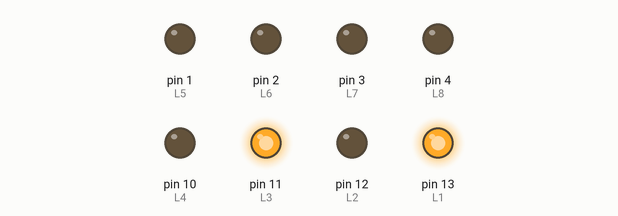
Recording of a sketch running on a simulated Arduino Uno, built with avr-gcc and run on an emulated ATmega328P. On the bench: output pins drawn as LEDs (lit = HIGH).

Above: at 0.2 s.
At 2.7 s:
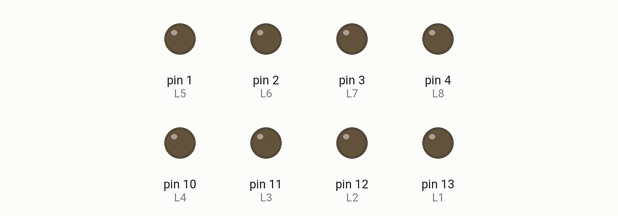
At 4.7 s:
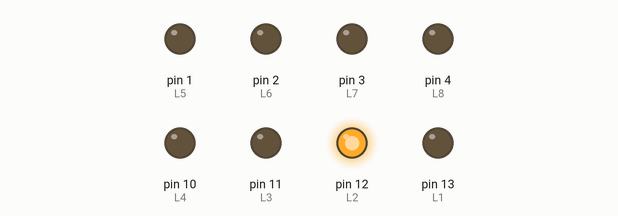
At 6.2 s:
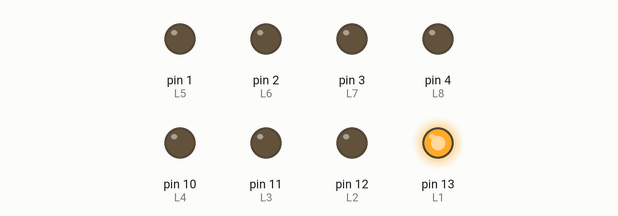
At 8.7 s:
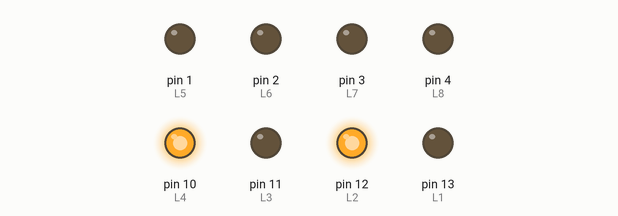
At 12.2 s:
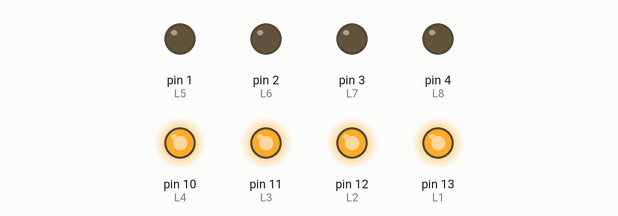
Timing chart, 0 to 13.0 s (numbered marks = the images above):
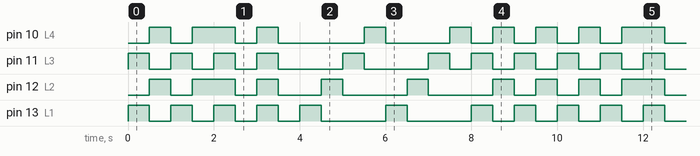

Measured:
- by itself, pin 11 (L3): repeats every 10.0 s: 3 × (LOW 0.50 s, HIGH 0.50 s), 2 × (LOW 1.5 s, HIGH 0.50 s), 3 × (LOW 0.50 s, HIGH 0.50 s)
- by itself, pin 13 (L1): repeats every 10.0 s: 4 × (LOW 0.50 s, HIGH 0.50 s), 2 × (LOW 1.5 s, HIGH 0.50 s), 2 × (LOW 0.50 s, HIGH 0.50 s)
- by itself, pin 10 (L4): repeats every 10.0 s: LOW 0.50 s, HIGH 1.0 s, LOW 0.50 s, HIGH 0.50 s, LOW 2.0 s, HIGH 0.50 s, LOW 1.5 s, 3 × (HIGH 0.50 s, LOW 0.50 s), HIGH 0.50 s
- by itself, pin 12 (L2): repeats every 10.0 s: LOW 0.50 s, HIGH 1.0 s, LOW 0.50 s, HIGH 0.50 s, LOW 1.0 s, 2 × (HIGH 0.50 s, LOW 1.5 s), 2 × (HIGH 0.50 s, LOW 0.50 s), HIGH 0.50 s

The sketch:

sketch_jul22a.ino
```cpp
int L1=13;
int L2=12;
int L3=11;
int L4=10;

int L5=1;
int L6=2;
int L7=3;
int L8=4;


void setup() {
  // put your setup code here, to run once:
pinMode(L1,OUTPUT);
pinMode(L2,OUTPUT);
pinMode(L3,OUTPUT);
pinMode(L4,OUTPUT);
pinMode(L5,OUTPUT);
pinMode(L6,OUTPUT);
pinMode(L7,OUTPUT);
pinMode(L8,OUTPUT);
}

void loop() {
kedip();
kedip();
kedip2();
kedip2();
kedip3();
kedip3();
kedip();
kedip();
}


void kedip(){
digitalWrite(L1,1);
digitalWrite(L2,0);
digitalWrite(L3,1);
digitalWrite(L4,0);
delay(500);

digitalWrite(L1,0);
digitalWrite(L2,1);
digitalWrite(L3,0);
digitalWrite(L4,1);
delay(500);
}


void kedip2(){
digitalWrite(L1,1);
digitalWrite(L2,1);
digitalWrite(L3,1);
digitalWrite(L4,1);
delay(500);

digitalWrite(L1,0);
digitalWrite(L2,0);
digitalWrite(L3,0);
digitalWrite(L4,0);
delay(500);
}

void kedip3(){
digitalWrite(L1,1);
digitalWrite(L2,0);
digitalWrite(L3,0);
digitalWrite(L4,0);
delay(500);

digitalWrite(L1,0);
digitalWrite(L2,1);
digitalWrite(L3,0);
digitalWrite(L4,0);
delay(500);

digitalWrite(L1,0);
digitalWrite(L2,0);
digitalWrite(L3,1);
digitalWrite(L4,0);
delay(500);

digitalWrite(L1,0);
digitalWrite(L2,0);
digitalWrite(L3,0);
digitalWrite(L4,1);
delay(500);
}

void kedip4(){
digitalWrite(L5,1);
digitalWrite(L6,0);
digitalWrite(L7,0);
digitalWrite(L8,0);
delay(500);

digitalWrite(L5,0);
digitalWrite(L6,1);
digitalWrite(L7,0);
digitalWrite(L8,0);
delay(500);

digitalWrite(L5,0);
digitalWrite(L6,0);
digitalWrite(L7,1);
digitalWrite(L8,0);
delay(500);

digitalWrite(L5,0);
digitalWrite(L6,0);
digitalWrite(L7,0);
digitalWrite(L8,1);
delay(500);
}
```
